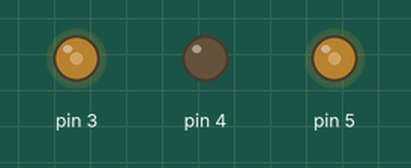
Bench run of a sketch on a simulated Arduino Uno, built with avr-gcc and run on an emulated ATmega328P. Shown: output pins drawn as LEDs (lit = HIGH).

Above: at 0.1 s.
Timing chart, 0 to 1.6 s (numbered marks = the images above):
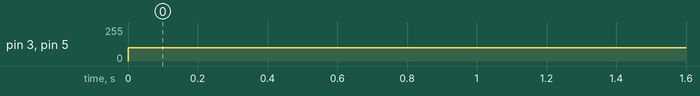

The sketch:

08_RGB_Fernbedienung.ino
```cpp
#include <IRremote.hpp>

int RECV_PIN = 2;

IRrecv irrecv(RECV_PIN);

decode_results results;

void setup() {
  pinMode(3, INPUT);
  pinMode(4, INPUT);
  pinMode(5, INPUT);

  Serial.begin(9600);
  irrecv.enableIRIn();

}

void loop() {
 analogWrite(3, 100);
 analogWrite(4, 100);
 analogWrite(5, 100);
 if (irrecv.decode(&results)){
   Serial.println(results.value, DEC);

 }
 irrecv.resume();

}
```

Measured:
- by itself, pin 3, pin 5: 0/255 → 100/255 at 0.00 s
